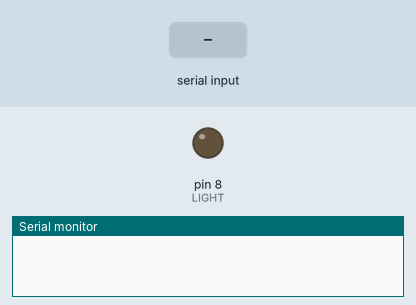
Recording of a sketch running on a simulated Arduino Uno, built with avr-gcc and run on an emulated ATmega328P. Shown: output pins drawn as LEDs (lit = HIGH), the last lines printed to the serial monitor. Inputs (shaded band) come from the test bench.

Above: at 1.2 s.
1.3 s: "y" received over Serial
At 2.2 s:
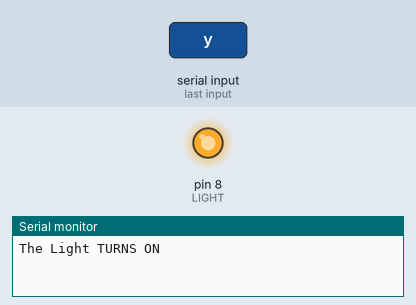
2.8 s: "n" received over Serial
At 3.4 s:
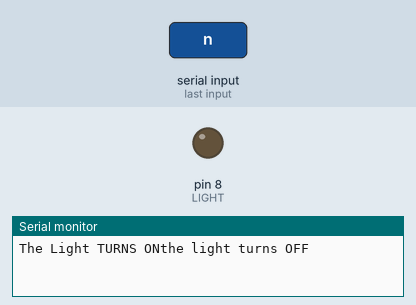
Timing chart, 0 to 5.8 s (numbered marks = the images above; inputs shaded):
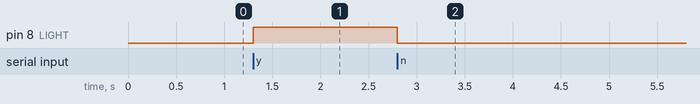

Measured:
- after the input at 1.3 s, pin 8 (LIGHT): LOW → HIGH at once
- after the input at 2.8 s, pin 8 (LIGHT): HIGH → LOW at once

The sketch:

arduino_sketch.ino
```cpp
char val;
const int LIGHT=8;    //light on Digital Pin 9


void setup() {
  Serial.begin(9600);
  pinMode(LIGHT, OUTPUT);
}

void loop(){
  if(Serial.available()>0){
  val = Serial.read();
  if(val=='y'){
  Serial.print("The Light TURNS ON");
  digitalWrite(LIGHT,HIGH);
  }
  if(val=='n'){
    Serial.print("the light turns OFF");
    digitalWrite(LIGHT,LOW);
  }

  }
}
```
